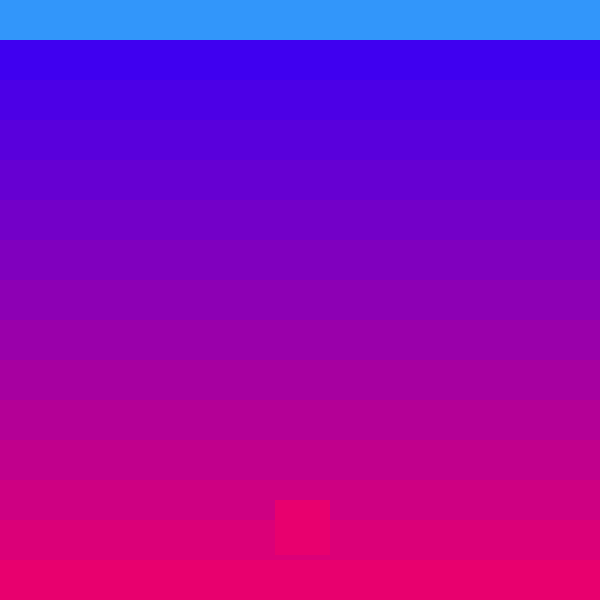
Frame 1 (no input)
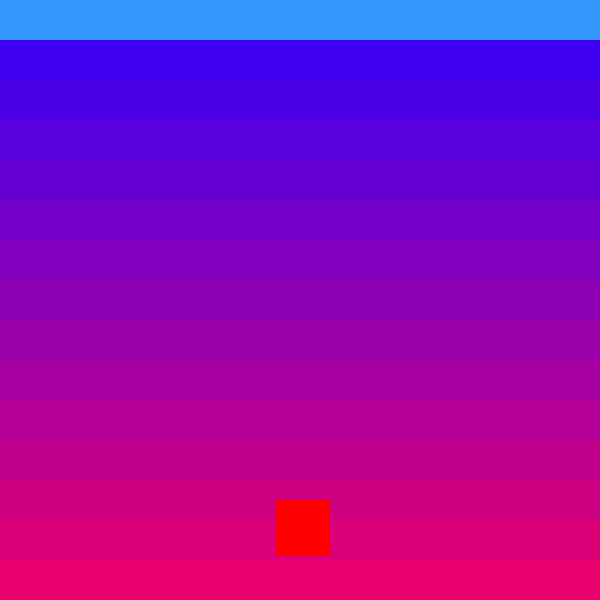
Frame 60 (no input)
Frame 120 (the mouse pressed at the canvas centre since frame 60): identical to frame 60, image omitted

The p5.js sketch that drew these frames (run headless with seeded random() and noise() and a simulated clock; from frame 60 on, the mouse is pressed at the canvas centre):

// p5.js sketch
// ── sketch.js
// Variables

    var rectY = 0;
var r = 50;
var g= 150;
var b = 250;

var canvasWidth = 600;
var canvasHeight = 600;

function setup() {
    createCanvas(canvasWidth ,canvasHeight)
    
    
}



function draw() {
  

for (var i = 0; i < 15; i++) {
    fill(r,g,b)
    noStroke();
    rect(0,rectY, canvasWidth, canvasHeight/15) ;
    rectY += canvas.height/15;
    r +=13;
    b -=10;
    g=0;

}
  rect(275, 500, 55, 55);  
}
